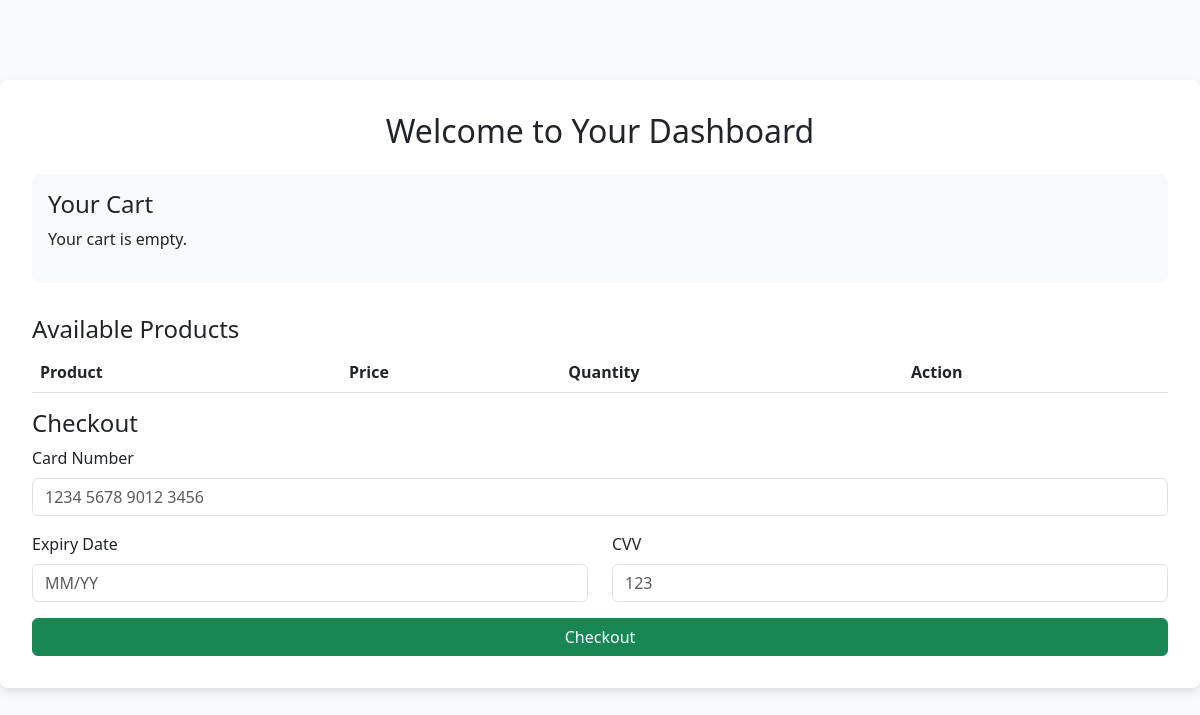
/dashboard.php, run on an earlier commit of the app's database.
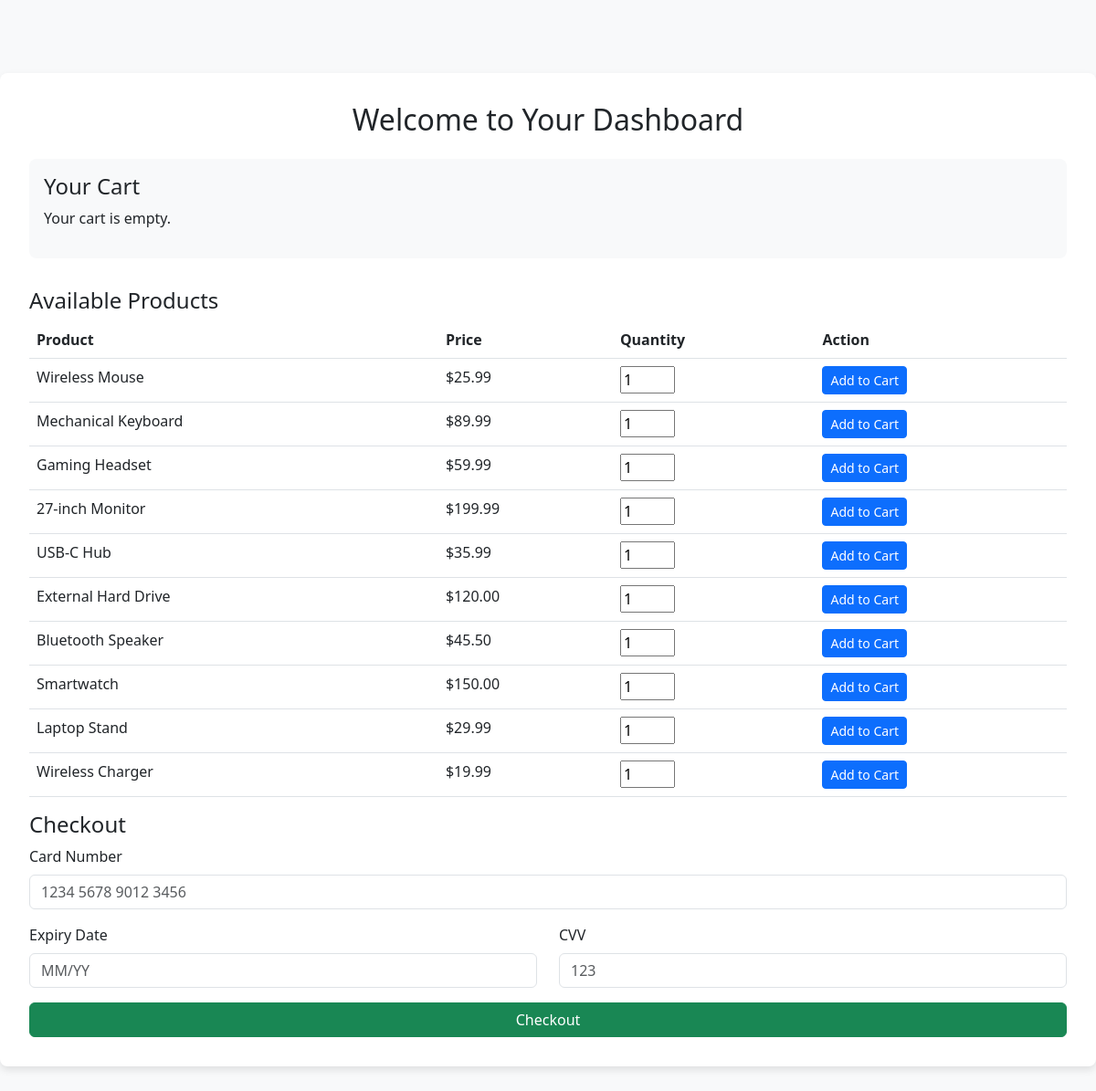
And on a later commit of the database.
### tables this page shows
CREATE TABLE IF NOT EXISTS products (
    id INT AUTO_INCREMENT PRIMARY KEY,
    name VARCHAR(100) NOT NULL,
    price DECIMAL(10, 2) NOT NULL
);

### dashboard.php (the view, shortened to what this page needs)
<?php
include 'db.php';
?>
<!DOCTYPE html>
<html lang="en">
<head>
    <link href="https://cdn.jsdelivr.net/npm/bootstrap@5.3.0/dist/css/bootstrap.min.css" rel="stylesheet">
</head>
<body>
    <div class="dashboard-container">
        <h2 class="text-center mb-4">Welcome to Your Dashboard</h2>
        <div class="cart-summary">
            <h4>Your Cart</h4>
            <?php if (empty($_SESSION['cart'])): ?>
                <p>Your cart is empty.</p>
            <?php endif; ?>
        </div>
        <h4>Available Products</h4>
        <table class="table">
            <thead>
                <tr>
                    <th>Product</th>
                    <th>Price</th>
                    <th>Quantity</th>
                    <th>Action</th>
                </tr>
            </thead>
            <tbody>
                <?php
                $sql = "SELECT * FROM products";
                $products = $conn->query($sql)->fetchAll(PDO::FETCH_ASSOC);
                foreach ($products as $product): ?>
                    <tr>
                        <td><?php echo htmlspecialchars($product['name']); ?></td>
                        <td>$<?php echo htmlspecialchars($product['price']); ?></td>
                        <td>
                            <form method="POST" style="display:inline;">
                                <input type="number" name="quantity" value="1" min="1" style="width: 60px;">
                        </td>
                        <td>
                                <button type="submit" name="add_to_cart" class="btn btn-primary btn-sm">Add to Cart</button>
                        </td>
                    </tr>
                <?php endforeach; ?>
            </tbody>
        </table>
        <h4>Checkout</h4>
        <form method="POST">
            <div class="mb-3">
                <label for="card_number" class="form-label">Card Number</label>
                <input type="text" class="form-control" id="card_number" name="card_number" placeholder="1234 5678 9012 3456" required>
            </div>
            <div class="row">
                <div class="col-md-6 mb-3">
                    <label for="expiry_date" class="form-label">Expiry Date</label>
                    <input type="text" class="form-control" id="expiry_date" name="expiry_date" placeholder="MM/YY" required>
                </div>
                <div class="col-md-6 mb-3">
                    <label for="cvv" class="form-label">CVV</label>
                    <input type="text" class="form-control" id="cvv" name="cvv" placeholder="123" required>
                </div>
            </div>
            <button type="submit" name="checkout" class="btn btn-success w-100">Checkout</button>
        </form>
    </div>
</body>
</html>

What changed in the data, as far as the page shows it:
added products: name "Wireless Mouse", price "25.99"
added products: name "Mechanical Keyboard", price "89.99"
added products: name "Gaming Headset", price "59.99"
added products: name "27-inch Monitor", price "199.99"
added products: name "USB-C Hub", price "35.99"
added products: name "External Hard Drive", price "120.00"
added products: name "Bluetooth Speaker", price "45.50"
added products: name "Smartwatch", price "150.00"
added products: name "Laptop Stand", price "29.99"
added products: name "Wireless Charger", price "19.99"
